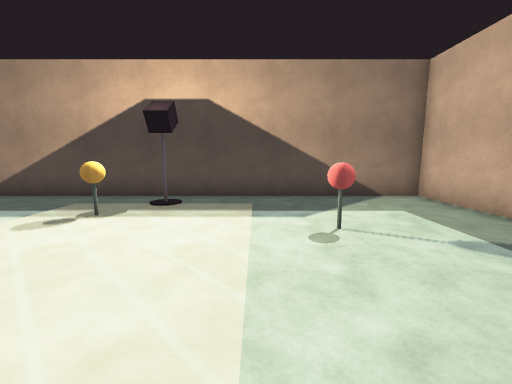
view 1 (above)

18 first-person views from a walk through a 3-D level made in the Unity game engine. The camera is 1.3 m above the floor, tilts 8° down and sees 90° across. The floor is counted in squares, 1 m on a side. Each view is taken from the middle of a square. On the plan, view 1 faces up. The plan holds only what a view shows up to about 13 squares ahead; the rest is blank. The place goes on beyond the plan. The player character is not drawn. Surface patterns are stand-ins for the level's own textures.

view 2
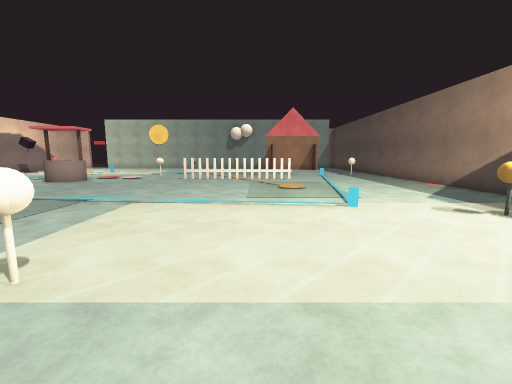

view 3
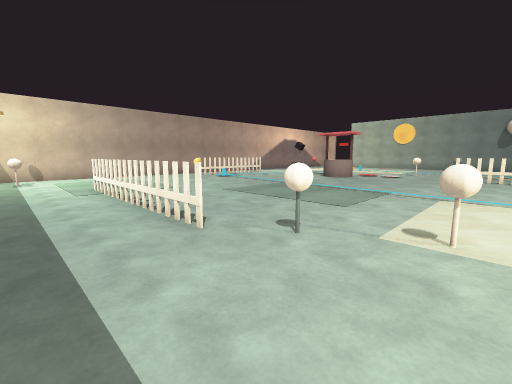

view 4
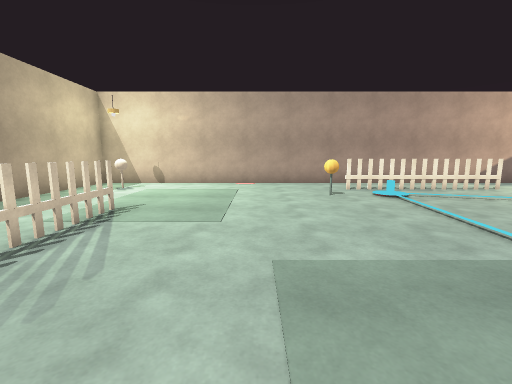

view 5
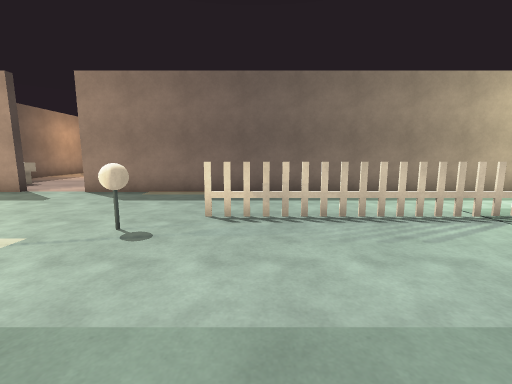

view 6
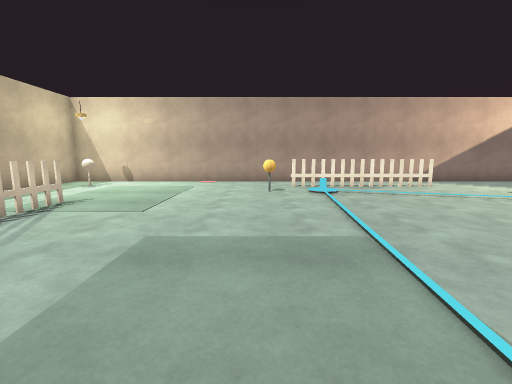

view 7
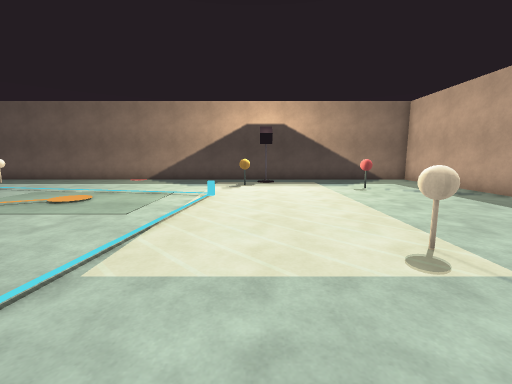

view 8
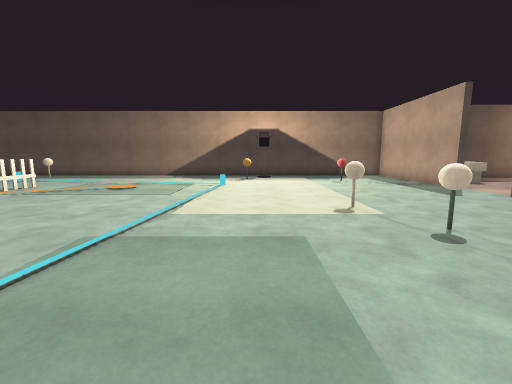

view 9
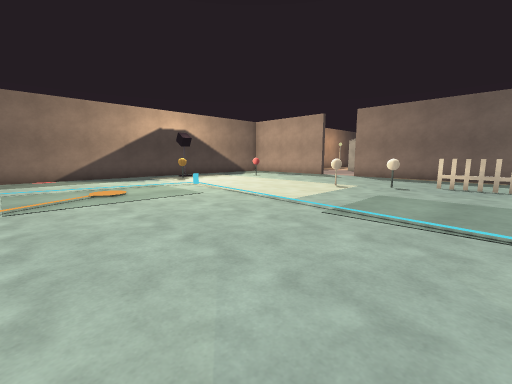

view 10
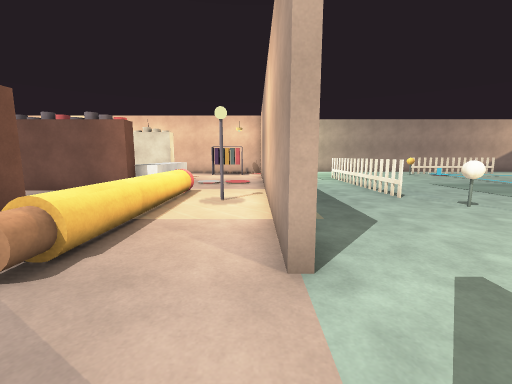

view 11
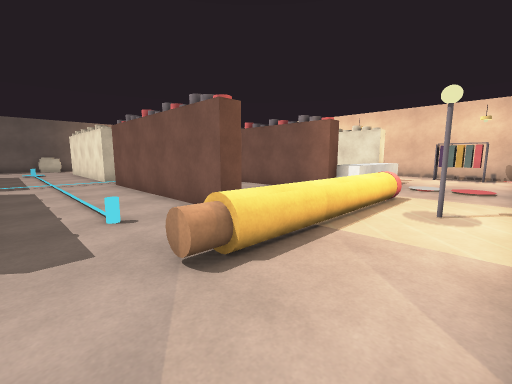

view 12
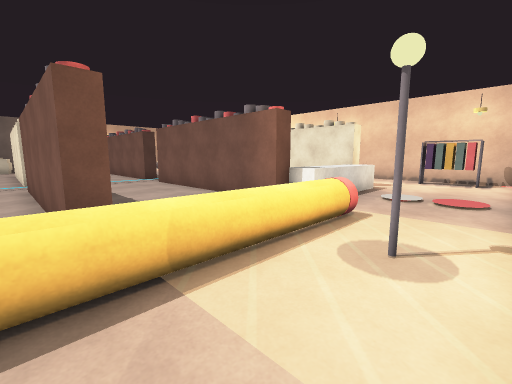

view 13
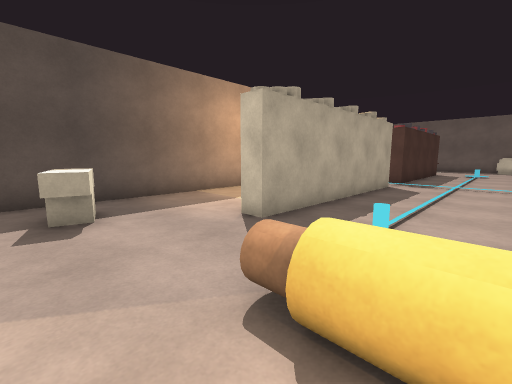

view 14
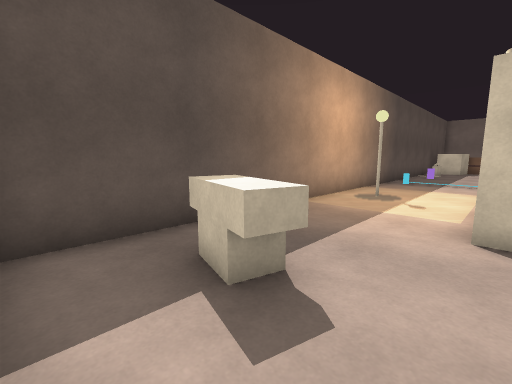

view 15
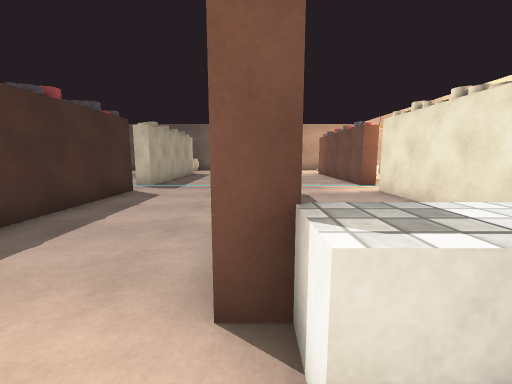

view 16
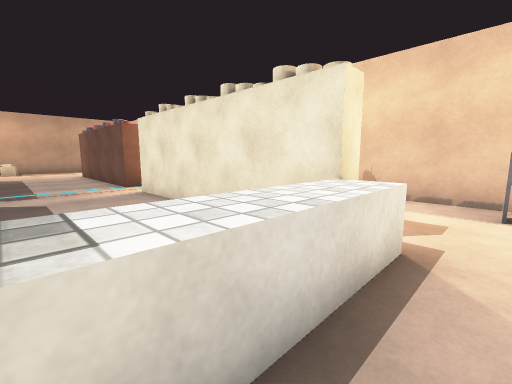

view 17
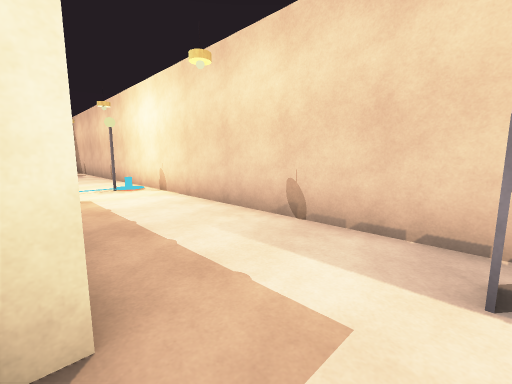

view 18
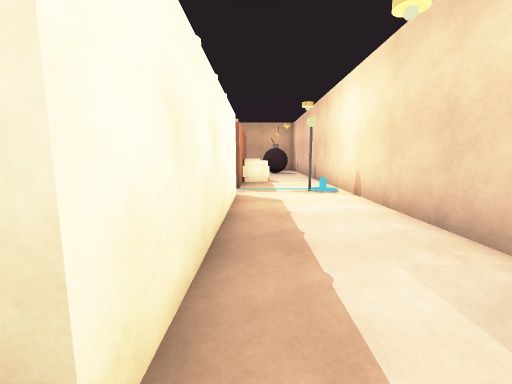

### Floor plan
Key: @ floor where view 1 was taken; # wall or solid block; x gap in a wall; . floor; = window, fence, low wall or low ledge; ^ raised ledge; T thing the floor can be seen under or through; O other object.
Columns run from 11 left of view 1 to 24 right of it. Each row starts with its distance up from view 1.
  8 #################
  7 ........O.......#
  6 .......OO.......################
  5 .......OO...OO..#..O.....O.......
  4 ............OO..#..O..............
  3 ................#.................
  2 ................#.....########..#O
  1 ...................................
  0 ...........@.......................
 -1 ................#...^...............
 -2 ..........OO....#...^  .............
 -3 ..........OO....#...^ ########..###
 -4 ...........OO...#...^  ...........
 -5 ...........OO...#...^ ............
 -6 ............T...#.O.^............
 -7 ............T...#...O..........
 -8 ............x...#.....########
 -9 O...........#...#....^^    .........
-10 O...........x...#....^^    .........
-11 O...........x...#....^^    .........
-12  ...........x...#....^^    .........
-13 ............=...#.....########..####
-14 ................#.................OO
-15 ......OO........#..................
-16 ......OO........#.###.........O....
-17 xxxx##........OO#..................
-18 ..............OO##################
-19 ................#
-20 #################

Where each view was taken, in squares from view 1:
view 1: 0 up, 0 right, facing up
view 2: 0 up, 2 right, facing left
view 3: 2 down, 4 right, facing down-left
view 4: 7 down, 2 left, facing down
view 5: 7 down, 4 left, facing right
view 6: 6 down, 4 left, facing down
view 7: 6 down, 3 left, facing up
view 8: 9 down, 3 left, facing up
view 9: 8 down, 11 left, facing up-right
view 10: 2 up, 6 right, facing down
view 11: 1 up, 6 right, facing down-right
view 12: 2 down, 6 right, facing down-right
view 13: 2 down, 7 right, facing up-right
view 14: 2 up, 6 right, facing up-right
view 15: 8 down, 9 right, facing right
view 16: 9 down, 9 right, facing down-right
view 17: 13 down, 9 right, facing down-right
view 18: 14 down, 10 right, facing right
